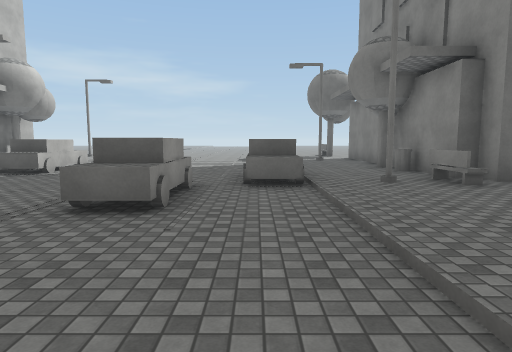
[1] (above)

24 first-person views from a walk through a scene from a Unity 3-D project. The camera is 1.5 m above the floor, tilts 6° down and sees 75° across. The floor is counted in squares, 2 m on a side. Each view is taken from the middle of a square. On the plan, view 1 faces up. The plan holds only what a view shows up to about 11 squares ahead; the rest is blank. The place goes on beyond the plan. Surface patterns are stand-ins for the level's own textures.

[2]
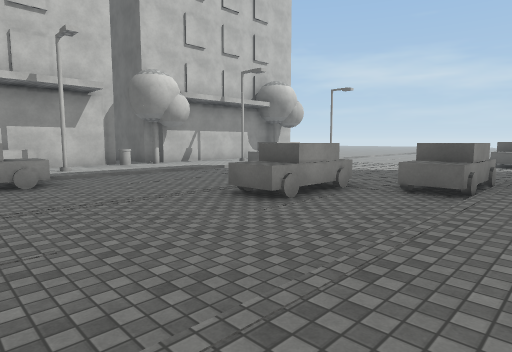

[3]
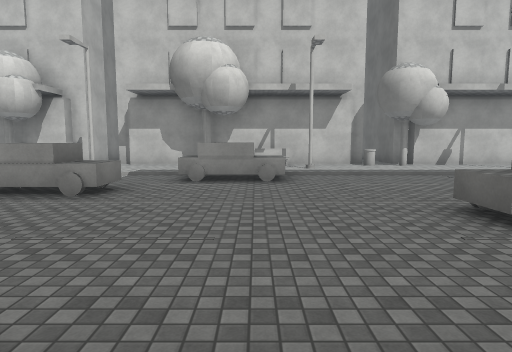

[4]
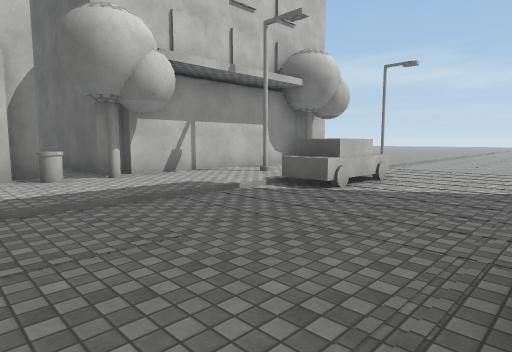

[5]
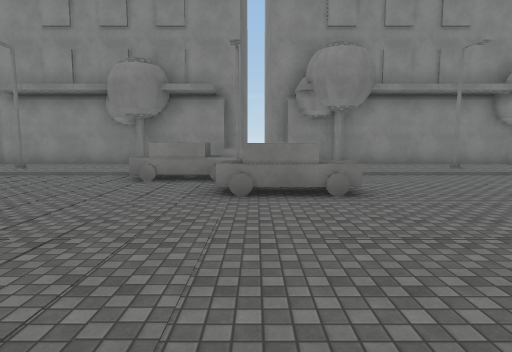

[6]
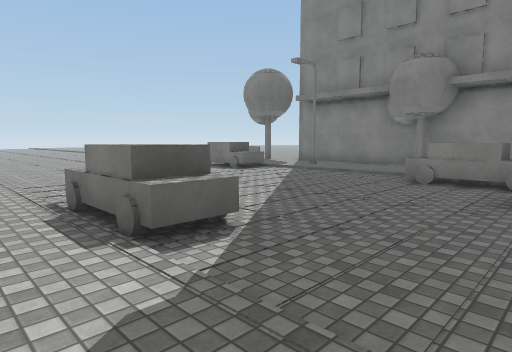

[7]
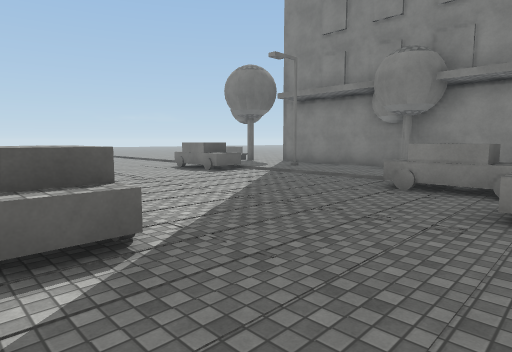

[8]
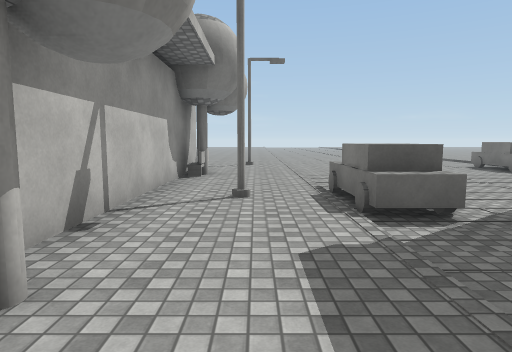

[9]
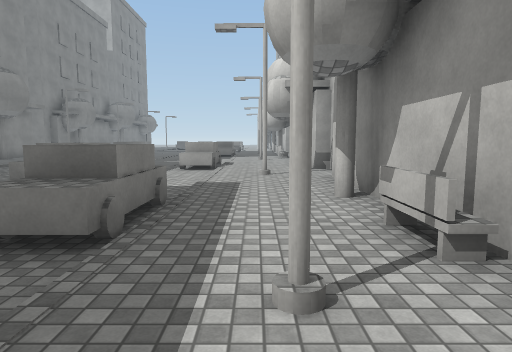

[10]
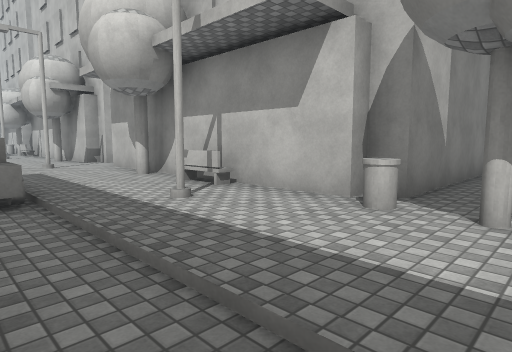

[11]
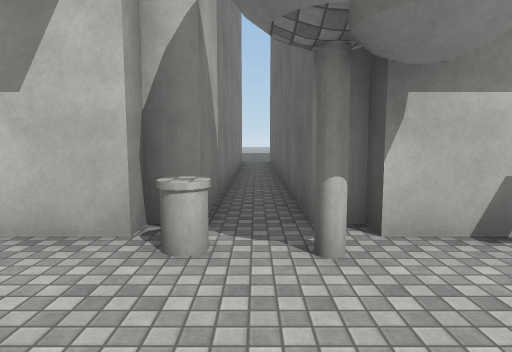

[12]
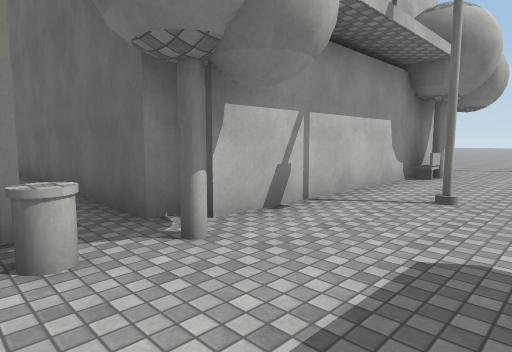

[13]
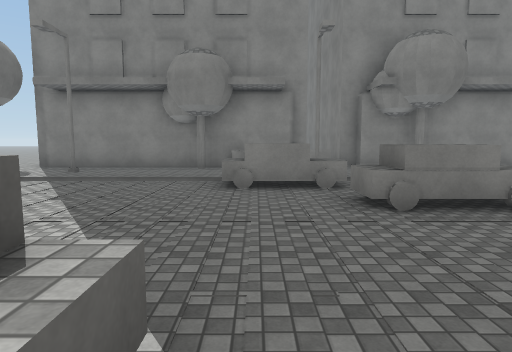

[14]
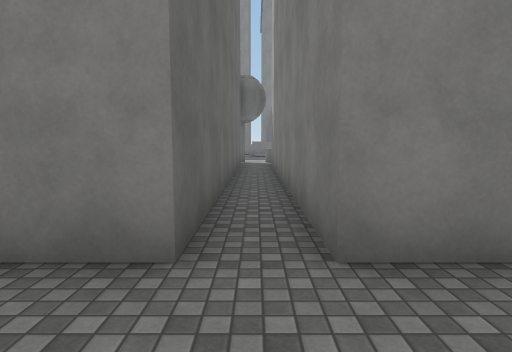

[15]
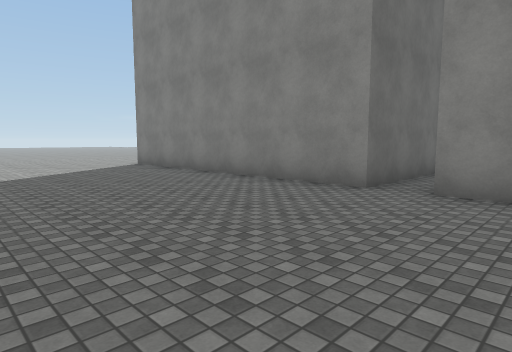

[16]
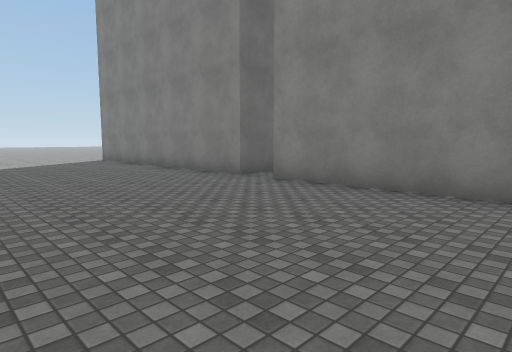

[17]
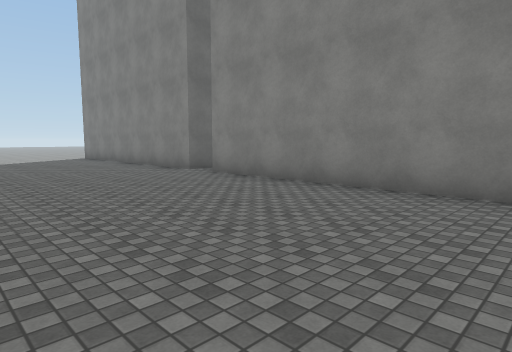

[18]
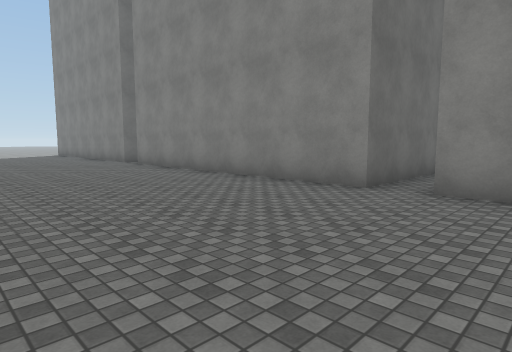

[19]
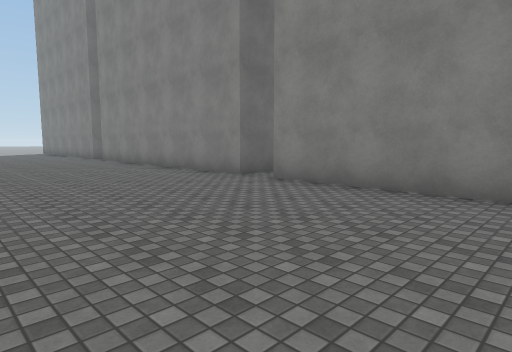

[20]
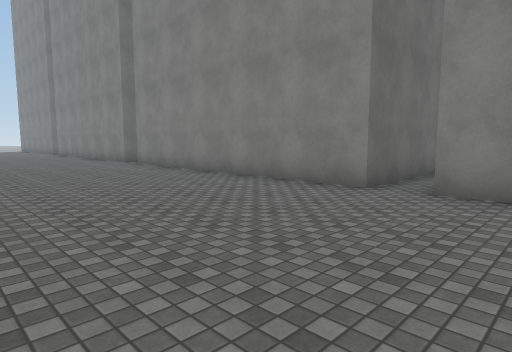

[21]
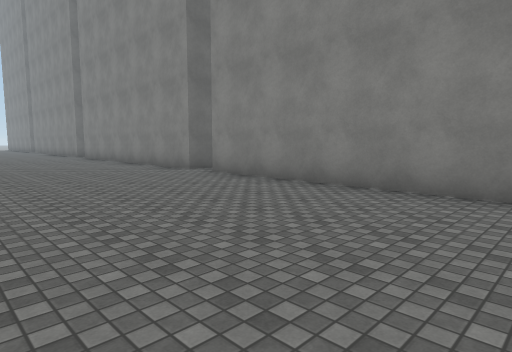

[22]
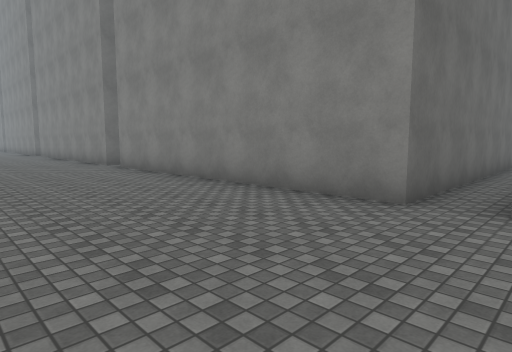

[23]
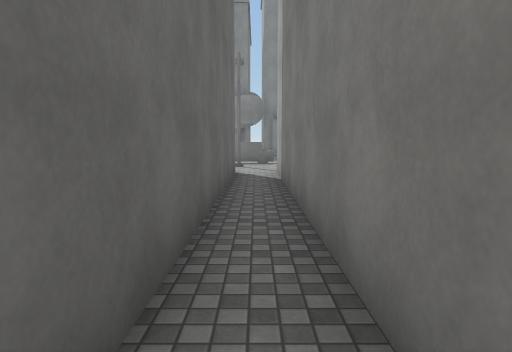

[24]
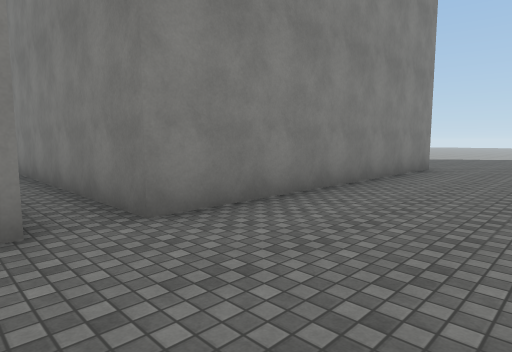

### Floor plan
Key: @ floor where view 1 was taken; # wall or solid block; . main floor; - floor 0.25 m lower than the main floor; / step, stairs or slope; = window, fence, low wall or low ledge; O other object.
Columns run from 23 left of view 1 to 5 right of it. Each row starts with its distance up from view 1.
 14   ...          .//-- --O
 13  ....#        #../-----O=..#
 12  ....#        #O./------/..#
 11  ....#        #O./------/#.#
 10  ....#        #../------/..#
  9  ....#        #..=O-----/..#
  8  ....#        #..OO-----/.O#
  7 .....#        #../-----OO.O#
  6 .....##########../-----O=.##
  5 ...............O./---OO-//#.
  4 .....##########O./---OO-/..##
  3 .....#        #../------/..#
  2 .....#        #=//------/.O#
  1 .....#        #=.=O-----/..#
  0 .....#        #..OO----@/..#
 -1 .....#        #O./------/#.#
 -2 .....#        #../-OO--  ..#
 -3 .....####     #../-       .O
 -4 .........     ..#/-
 -5 .....#        #../-
 -6 .....#        #..=O
 -7 .....#        #O.
 -8 .....#
 -9 .....#
-10  ....#
-11 .....#
-12 .....####
-13 .........
-14 .....#
-15 .....#
-16 .....#
-17 .....#
-18 .....#
-19 .....#
-20 .....#
-21  ....##########
-22  ..............
-23  ....##########
-24   ...#
-25   ...#
-26    ..#
-27    ..#
-28    ..#
-29    ..#
-30    ..#
-31    ...
-32     ..

Positions as (right, up) in squares from view 1, and headings:
1: (0, 0), facing up
2: (2, 0), facing up-left
3: (2, 1), facing left
4: (-2, 3), facing up-left
5: (-7, 5), facing right
6: (-7, 5), facing up-right
7: (-6, 5), facing up-right
8: (-7, 4), facing up
9: (-7, 4), facing down
10: (-5, 6), facing down-left
11: (-6, 5), facing left
12: (-6, 4), facing up-left
13: (-6, 7), facing right
14: (-20, 5), facing right
15: (-23, 3), facing up-right
16: (-23, 0), facing up-right
17: (-23, -2), facing up-right
18: (-23, -6), facing up-right
19: (-23, -9), facing up-right
20: (-23, -15), facing up-right
21: (-23, -20), facing up-right
22: (-22, -23), facing up-right
23: (-17, -22), facing right
24: (-21, -21), facing down-right
